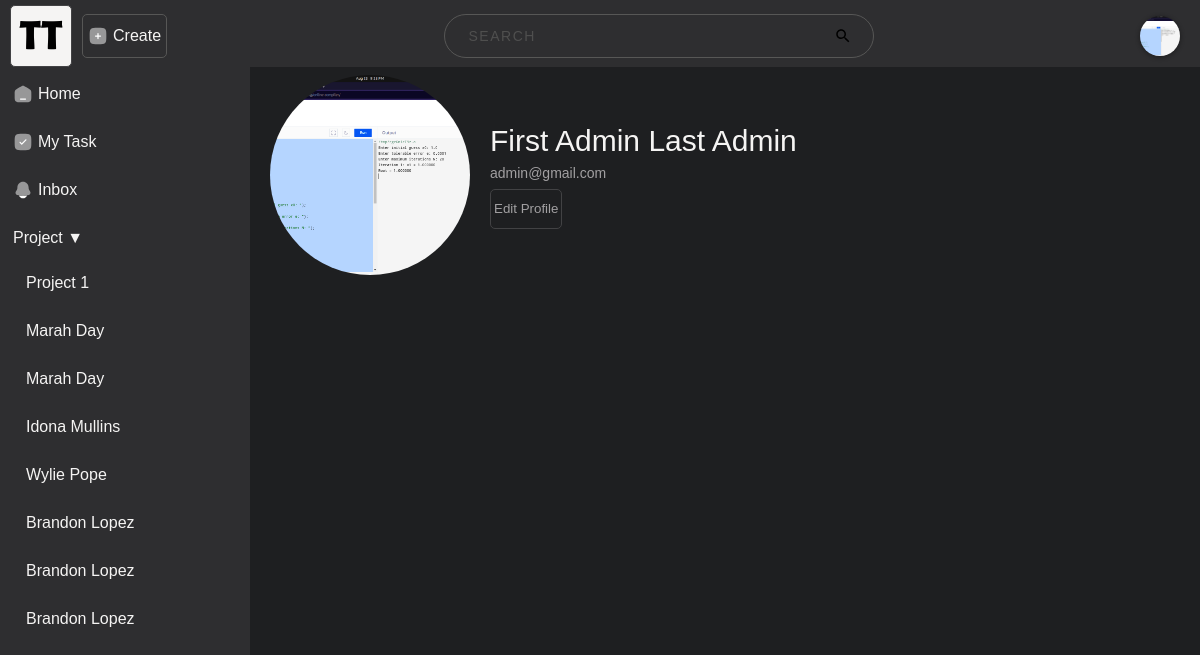
/user/admin (signed in), run on the app's committed database.
### base/models.py (models this page shows)
class UserProfile(models.Model):
    user = models.OneToOneField(User, on_delete=models.CASCADE)
    profile_picture = models.ImageField(upload_to='profile_pictures', null=True, blank=True)

class Projects(models.Model):
    PRIORITY_CHOICES = [
        ("", "Select Priority"),
        ("H", "High"),
        ("M", "Medium"),
        ("L", "Low"),
    ]
    project_id = models.AutoField(primary_key=True)
    user_id = models.ManyToManyField(User, through="ProjectUsers")
    project_name = models.CharField(max_length=255)
    description = models.CharField(max_length=255)
    start_date = models.DateField()
    end_date = models.DateField()
    priority = models.CharField(max_length=1, choices=PRIORITY_CHOICES, default="")
    def __str__(self):
        return self.project_name

### base/views.py (the view)
# urls.py: path("user/<str:username>", user_profile, name="user_profile"),
@login_required
def user_profile(request, username):
    return render(request, "profile.html")

### base/templatetags/customtags.py (called while the page is built)
@register.simple_tag
def list_of_projects(username):
    desired_user = User.objects.get(username=username)
    user_projects = Projects.objects.filter(projectusers__user_id=desired_user)
    return user_projects

### base/templates/profile.html (shortened to what this page needs)
{% extends 'base.html' %}
{% block content %}
<div class="main-content">
    <div class="userinfo-profilepic">
        <div class="profile-picture">
            {% if user.userprofile.profile_picture %}
            <img src="{{ user.userprofile.profile_picture.url }}" alt="Profile Picture">
            {% else %}
            <p>No profile picture available</p>
            {% endif %}
        </div>
        <div class="user-personal-info">
            <div class="user-name">
                <p>{{ user.first_name }} {{ user.last_name }}</p>
            </div>
            <div class="user-email">
                <p>{{ user.email }}</p>
                <button class="edit-profile-btn" onclick="editprofile_popup_toggle()">Edit Profile</button>
            </div>
        </div>
    </div>
</div>
{% endblock %}

### base/templates/base.html (shortened to what this page needs)
<html lang="en">
<head>
    {% load static %}
    {% load customtags %}
    <link rel="stylesheet" href="{% static 'css/styles.css' %}">
    <link rel="stylesheet" href="{% static 'css/tab-style.css' %}">
</head>
<body>
    <div class="navbar">
        <div class="logo-container">
            <a href="{% url 'home' %}">
                <div class="logo collapse-toggle-btn">
                    <img src="{% static 'image/teamtrack_logo.png' %}" alt="logo">
            </a>
        </div>
    </div>
    <a href="{% url 'create_project' %}">
        <div class="create-project-btn popup-btn overlay-border related-btn-img">
            <img class="svg-img" src="{% static 'image/add-square.svg' %}" alt="create">
            <p>Create</p>
        </div>
    </a>
    <div class="search__container">
        <input class="search__input" type="text" placeholder="Search">
    </div>
    <div class="navbar-right">
        {% if user.is_authenticated %}
        {% if user.userprofile.profile_picture %}
        <img id="popup-btn" src="{{ user.userprofile.profile_picture.url }}" alt="Profile Picture">
        {% else %}
        <button class="profpic" id="popup-btn" style="color: black;">{% get_initials_of_fullname request.user.username %}</button>
        {% endif %}
        {% endif %}
    </div>
    <div class="sidebar">
        <ul>
            <li class="related-btn-img">
                <a href="{% url 'home' %}" class="full-width">
                    <img src="{% static 'image/home.svg' %}" alt="">
                    Home
                </a>
            </li>
            <li class="related-btn-img">
                <a href="#" class="full-width">
                    <img src="{% static 'image/check-square.svg' %}">
                    My Task
                </a>
            </li>
            <li class="related-btn-img">
                <a href="#" class="full-width">
                    <img src="{% static 'image/bell.svg' %}" alt="">
                    Inbox
                </a>
            </li>
            <li>
                <div class="collapsible-project">Project ▼</div>
                <div class="collapsible-content">
                    <div class="project-scroll-container">
                        <div class="project-item sidebar-project" id="projectListContainer">
                            <ul>
                                {% if user.is_authenticated %}
                                {% list_of_projects request.user.username as user_projects %}
                                {% for user_project in user_projects %}
                                <li><a href="{% url 'project_view' user_project.project_id %}">{{ user_project }}</a>
                                </li>
                                {% endfor %}
                                {% endif %}
                            </ul>
                        </div>
                    </div>
                </div>
            </li>
        </ul>
    </div>
    <div class="container">
        {% block content %}
        {% endblock %}
    </div>
</body>
</html>

### static/css/styles.css (style rules this page uses)
:root { --bg-color: #1e1f21; --sidebar-bgcolor: #2e2e30; --overlay-bgcolor: #2e2e30b9; --navbar-bgcolor: var(--sidebar-bgcolor); --danger-color: rgb(220, 38, 38); --color-text: #f5f4f3; --color-text-active: #f5f4f3; --color-text-disabled: #6a696a; --color-text-weak: #a2a0a2; --color-icon: #a2a0a2; --color-icon-rgb: 162, 160, 162; --color-icon-foreground: #f5f4f3; --color-icon-hover: #f5f4f3; --color-icon-disabled: #6a696a; --color-border: #424244; --color-background-weak: #1e1f21; --color-background-weak-hover-deprecated: #2a2b2d; --color-background-hover: rgba(255, 255, 255, 0.06); --color-background-active: rgba(255, 255, 255, 0.11); --color-background-active-two: rgba(255, 255, 255, 0.20); --color-background-active-three: rgba(255, 255, 255, 0.00); }
* { margin: 0; padding: 0; line-height: 2rem; font-family: 'Poppins', sans-serif; color: var(--color-text); }
body { background-color: var(--bg-color); }
a { text-decoration: none; color: var(--color-text); transition: color 0.3s ease; }
li { list-style-type: none; }
p { color: var(--color-text); }
.related-btn-img { display: flex; align-items: center; }
.related-btn-img img { width: 20px; margin-right: 5px; }
.overlay-border { border: 1px solid #575756; border-radius: 5px; width: fit-content; }
.navbar { background-color: var(--navbar-bgcolor); color: var(--navbar-color); padding: 5px 10px 0; display: flex; align-items: center; top: 0; position: sticky; z-index: 9999; }
.search__container { width: 430px; margin: 0 auto; }
.search__input { width: 100%; padding: 12px 24px; background-color: transparent; transition: transform 250ms ease-in-out; font-size: 14px; line-height: 18px; color: var(--color-text); background-color: transparent; background-repeat: no-repeat; background-size: 18px 18px; background-position: 95% center; border-radius: 50px; border: 1px solid #575756; transition: all 250ms ease-in-out; backface-visibility: hidden; transform-style: preserve-3d; }
.search__input::placeholder { color: rgba(87, 87, 86, 0.8); text-transform: uppercase; letter-spacing: 1.5px; }
.create-project-btn { padding: 5px; margin: 5px 10px; cursor: pointer; }
.container { background-color: var(--bg-color); display: flex; }
.project-scroll-container { max-height: 400px; overflow-y: auto; }
.main-content { flex: 1; background-color: var(--bg-color); margin-left: 255px; padding: 8px 15px; }
.userinfo-profilepic { display: flex; flex-direction: row; }
.profile-picture img, .profile-picture #popup-btn { width: 200px; height: 200px; border-radius: 50%; object-fit: cover; font-size: 100px; }
.user-personal-info { margin: 50px 0 0 20px; justify-content: center; }
.user-personal-info .user-name p { font-size: 30px; color: var(--color-text); }
.user-personal-info .user-email p { font-size: 14px; color: var(--color-text-weak); }
.edit-profile-btn { outline: 0; padding: 3px; border: 1px solid var(--color-border); border-radius: 5px; color: var(--color-text-weak); background-color: var(--color-background-weak); }
#popup-btn { margin-left: auto; margin-right: 10px; border: none; height: 40px; width: 40px; border-radius: 50%; box-shadow: 0px 1px 4px 1px rgba(0, 0, 0, 0.3); cursor: pointer; }
.navbar-right { display: flex; align-items: center; }

### base/templates/base.html (style rules this page uses)
.logo img { width: 60px; height: 60px; border: 1px solid var(--color-border); border-radius: 5px; background-color: var(--color-text); }
.navbar-right img { height: 40px; width: 40px; border-radius: 50%; object-fit: cover; }
.sidebar { width: 250px; color: white; height: 100vh; top: 65; overflow-y: auto; background-color: var(--sidebar-bgcolor); position: fixed; }
.sidebar ul { list-style: none; padding: 10px 0; }
.sidebar li { margin-bottom: 10px; padding: 3px 8px; }
.sidebar a { border-radius: 5px; padding: 0 5px; text-decoration: none; font-size: 16px; color: var(--color-text); }
.sidebar a.full-width { display: flex; align-items: center; text-decoration: none; color: var(--color-text); padding: 0 5px; font-size: 16px; width: 100%; }
.collapsible-project { cursor: pointer; padding: 0 5px; }
.collapsible-content { display: block; padding-left: 5px; }

### data on the page
Projects: project_name "Project 1"
Projects: project_name "Marah Day"
Projects: project_name "Marah Day"
Projects: project_name "Idona Mullins"
Projects: project_name "Wylie Pope"
Projects: project_name "Brandon Lopez"
Projects: project_name "Brandon Lopez"
Projects: project_name "Brandon Lopez"

### other printed values
{{ user.first_name }} "First Admin"
{{ user.last_name }} "Last Admin"
{{ user.email }} "admin@gmail.com"
